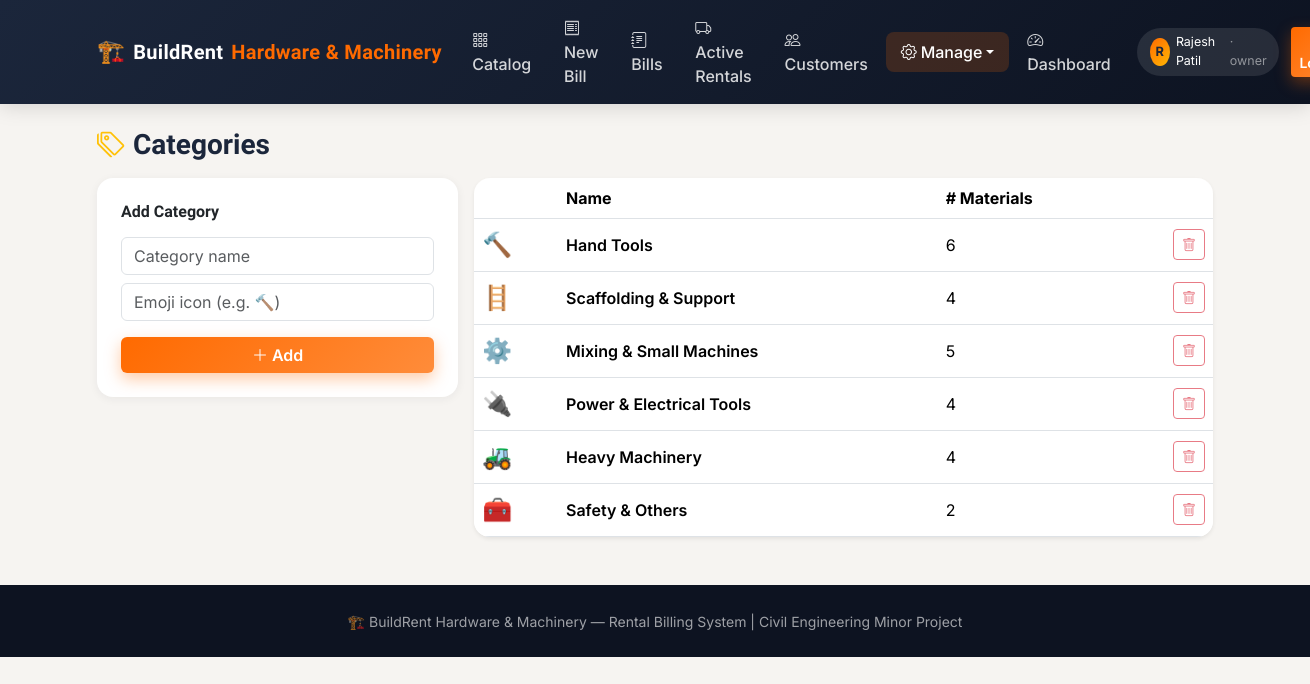
/categories (signed in), run on the app's committed database.
### models.py (models this page shows, shortened)
class ShopSettings(db.Model):
    id = db.Column(db.Integer, primary_key=True)
    shop_name = db.Column(db.String(150), default="BuildRent Hardware & Machinery")
    tagline = db.Column(db.String(200), default="Construction material & machine rentals")
    address = db.Column(db.String(255), default="MIDC, Chh. Sambhaji Nagar, Maharashtra")
    phone = db.Column(db.String(20), default="9876543210")
    gst_no = db.Column(db.String(30), default="")

class User(UserMixin, db.Model):
    id = db.Column(db.Integer, primary_key=True)
    name = db.Column(db.String(100), nullable=False)
    email = db.Column(db.String(120), unique=True, nullable=True)
    phone = db.Column(db.String(20), unique=True, nullable=True)
    address = db.Column(db.String(255))
    password_hash = db.Column(db.String(255), nullable=True)
    has_login = db.Column(db.Boolean, default=False)  # False for walk-in customers with no account yet
    role = db.Column(db.String(20), nullable=False, default=ROLE_CUSTOMER)
    is_active_account = db.Column(db.Boolean, default=True)
    created_at = db.Column(db.DateTime, default=db.func.now())
    bills_as_customer = db.relationship("Bill", foreign_keys="Bill.customer_id", backref="customer", lazy=True)
    bills_as_biller = db.relationship("Bill", foreign_keys="Bill.biller_id", backref="biller", lazy=True)
    @property
    def is_active(self):
        return self.is_active_account

class Category(db.Model):
    id = db.Column(db.Integer, primary_key=True)
    name = db.Column(db.String(80), unique=True, nullable=False)
    icon = db.Column(db.String(20), default="🧰")
    materials = db.relationship("Material", backref="category", lazy=True)

### app.py (the view, shortened to what this page needs)
@app.route("/categories", methods=["GET", "POST"])
@role_required(ROLE_OWNER)
def categories_page():
    categories = Category.query.all()
    return render_template("owner/categories.html", categories=categories)

### app.py (called while the page is built)
@login_manager.user_loader
def load_user(user_id):
    return db.session.get(User, int(user_id))

def role_required(*roles):
    def decorator(f):
        @wraps(f)
        def wrapped(*args, **kwargs):
            if not current_user.is_authenticated:
                return redirect(url_for("login"))
            if current_user.role not in roles:
                flash("You don't have access to that page.", "danger")
                return redirect(url_for("dashboard"))
            return f(*args, **kwargs)
        return wrapped
    return decorator

def get_shop():
    shop = ShopSettings.query.first()
    if not shop:
        shop = ShopSettings()
        db.session.add(shop)
        db.session.commit()
    return shop

@app.context_processor
def inject_shop():
    return {"shop": get_shop()}

### templates/owner/categories.html
{% extends "base.html" %}
{% block content %}
<h3 class="section-title mb-3"><i class="bi bi-tags text-warning me-2"></i>Categories</h3>
<div class="row g-3">
  <div class="col-md-4">
    <div class="card p-4">
      <h6 class="fw-bold mb-3">Add Category</h6>
      <form method="POST">
        <div class="mb-2">
          <input type="text" class="form-control" name="name" placeholder="Category name" required>
        </div>
        <div class="mb-3">
          <input type="text" class="form-control" name="icon" placeholder="Emoji icon (e.g. 🔨)" maxlength="4">
        </div>
        <button class="btn btn-brand w-100"><i class="bi bi-plus-lg me-1"></i>Add</button>
      </form>
    </div>
  </div>
  <div class="col-md-8">
    <div class="bg-white rounded-xl shadow-sm overflow-hidden">
    <table class="table mb-0 align-middle">
      <thead><tr><th></th><th>Name</th><th># Materials</th><th class="text-end"></th></tr></thead>
      <tbody>
        {% for c in categories %}
        <tr>
          <td class="fs-4">{{ c.icon }}</td>
          <td class="fw-semibold">{{ c.name }}</td>
          <td>{{ c.materials|length }}</td>
          <td class="text-end">
            <form method="POST" action="{{ url_for('delete_category', cat_id=c.id) }}" onsubmit="return confirm('Delete category?');">
              <button class="btn btn-sm btn-outline-danger" {% if c.materials %}disabled title="Has materials"{% endif %}><i class="bi bi-trash"></i></button>
            </form>
          </td>
        </tr>
        {% endfor %}
      </tbody>
    </table>
    </div>
  </div>
</div>
{% endblock %}

### templates/base.html (shortened to what this page needs)
<!DOCTYPE html>
<html lang="en">
<head>
<link href="https://cdn.jsdelivr.net/npm/bootstrap@5.3.3/dist/css/bootstrap.min.css" rel="stylesheet">
<link href="https://cdn.jsdelivr.net/npm/bootstrap-icons@1.11.3/font/bootstrap-icons.min.css" rel="stylesheet">
<link rel="stylesheet" href="{{ url_for('static', filename='css/style.css') }}">
</head>
<body>
<nav class="navbar navbar-expand-lg navbar-dark navbar-brand-app sticky-top">
  <div class="container">
    <a class="navbar-brand d-flex align-items-center gap-2" href="{{ url_for('index') }}">
      <span style="font-size:1.4rem;">🏗️</span> {{ shop.shop_name.split(' ')[0] }}<span class="accent">{{ ' '.join(shop.shop_name.split(' ')[1:]) or 'Rentals' }}</span>
    </a>
    <div class="collapse navbar-collapse" id="nav">
      <ul class="navbar-nav ms-auto align-items-lg-center gap-lg-1">
        <li class="nav-item"><a class="nav-link {% if request.endpoint=='catalog' %}active{% endif %}" href="{{ url_for('catalog') }}"><i class="bi bi-grid-3x3-gap me-1"></i>Catalog</a></li>
        {% if current_user.is_authenticated %}
          {% if current_user.role in ['owner','biller'] %}
            <li class="nav-item"><a class="nav-link {% if request.endpoint=='new_bill' %}active{% endif %}" href="{{ url_for('new_bill') }}"><i class="bi bi-receipt me-1"></i>New Bill</a></li>
            <li class="nav-item"><a class="nav-link {% if request.endpoint=='bills_list' %}active{% endif %}" href="{{ url_for('bills_list') }}"><i class="bi bi-journal-text me-1"></i>Bills</a></li>
            <li class="nav-item"><a class="nav-link {% if request.endpoint=='active_rentals' %}active{% endif %}" href="{{ url_for('active_rentals') }}"><i class="bi bi-truck me-1"></i>Active Rentals</a></li>
            <li class="nav-item"><a class="nav-link {% if request.endpoint=='customers_list' %}active{% endif %}" href="{{ url_for('customers_list') }}"><i class="bi bi-people me-1"></i>Customers</a></li>
          {% endif %}
          {% if current_user.role == 'owner' %}
            <li class="nav-item dropdown">
              <a class="nav-link dropdown-toggle {% if request.endpoint in ['inventory','categories_page','staff_page','settings_page'] %}active{% endif %}" href="#" data-bs-toggle="dropdown"><i class="bi bi-gear me-1"></i>Manage</a>
            </li>
          {% endif %}
          <li class="nav-item"><a class="nav-link {% if request.endpoint=='dashboard' or 'dashboard' in request.endpoint %}active{% endif %}" href="{{ url_for('dashboard') }}"><i class="bi bi-speedometer2 me-1"></i>Dashboard</a></li>
          <li class="nav-item ms-lg-2 my-2 my-lg-0">
            <span class="role-pill">
              <span class="avatar-circle">{{ current_user.name[0]|upper }}</span>
              {{ current_user.name }} <span class="text-white-50">· {{ current_user.role }}</span>
            </span>
          </li>
          <li class="nav-item ms-lg-2"><a class="btn btn-sm btn-brand" href="{{ url_for('logout') }}">Logout</a></li>
        {% else %}
          <li class="nav-item"><a class="nav-link" href="{{ url_for('login') }}">Staff / Customer Login</a></li>
          <li class="nav-item"><a class="btn btn-sm btn-brand ms-lg-2" href="{{ url_for('register') }}">Customer Sign Up</a></li>
        {% endif %}
      </ul>
    </div>
  </div>
</nav>
<div class="toast-container position-fixed top-0 end-0 p-3" style="z-index:1080;">
</div>
<main class="container my-4">
{% block content %}{% endblock %}
</main>
<footer class="footer-app text-center py-4 mt-5">
  <small>🏗️ {{ shop.shop_name }} &mdash; Rental Billing System | Civil Engineering Minor Project</small>
</footer>
</body>
</html>

### static/css/style.css (style rules this page uses)
:root { --primary:#ff6a00; --primary-dark:#e05a00; --secondary:#1b263b; --accent:#00b894; --bg:#f6f4f1; --card-bg:#ffffff; --text-dark:#1b263b; --text-muted:#6b7280; --radius:16px; --shadow-sm:0 2px 10px rgba(27,38,59,0.06); --shadow-md:0 8px 24px rgba(27,38,59,0.10); --shadow-lg:0 16px 40px rgba(27,38,59,0.16); }
* { box-sizing:border-box; }
body { background:var(--bg); font-family:'Inter', sans-serif; color:var(--text-dark); }
h1,h2,h3,h4,h5,h6, .navbar-brand, .fw-heading { font-family:'Sora', sans-serif; }
.navbar-brand-app { background:linear-gradient(135deg,#1b263b 0%, #0d1321 100%); box-shadow:0 2px 20px rgba(0,0,0,0.15); }
.navbar-brand-app .navbar-brand { font-weight:700; letter-spacing:.3px; color:#fff !important; }
.navbar-brand-app .navbar-brand .accent { color:var(--primary); }
.navbar-brand-app .nav-link { color:rgba(255,255,255,.82) !important; font-weight:500; padding:.5rem .9rem !important; border-radius:8px; transition:.15s; }
.navbar-brand-app .nav-link.active { color:#fff !important; background:rgba(255,106,0,.18); }
.role-pill { background:rgba(255,255,255,.1); color:#fff; border-radius:30px; padding:.35rem .8rem; font-size:.78rem; display:flex; align-items:center; gap:.4rem; }
.avatar-circle { width:28px; height:28px; border-radius:50%; background:linear-gradient(135deg,var(--primary),#ffb703); display:flex; align-items:center; justify-content:center; font-weight:700; font-size:.8rem; color:#1b263b; }
.btn-brand { background:linear-gradient(135deg,var(--primary) 0%, #ff8c3a 100%); border:none; color:#fff; font-weight:600; box-shadow:0 6px 16px rgba(255,106,0,.35); transition:.2s; }
.card { border:none; border-radius:var(--radius); box-shadow:var(--shadow-sm); transition:box-shadow .2s, transform .2s; }
.section-title { font-weight:800; }
.table thead { background:#f1eee9; }
.table > :not(caption) > * > * { vertical-align:middle; }
.footer-app { background:#0d1321; color:rgba(255,255,255,.6); }
.rounded-xl { border-radius:var(--radius) !important; }

### data on the page
ShopSettings: shop_name "BuildRent", shop_name "Hardware & Machinery", shop_name "BuildRent Hardware & Machinery"
User: name "R", name "Rajesh Patil", role "owner"
Category: icon "🔨", name "Hand Tools", materials|length "6"
Category: icon "🪜", name "Scaffolding & Support", materials|length "4"
Category: icon "⚙️", name "Mixing & Small Machines", materials|length "5"
Category: icon "🔌", name "Power & Electrical Tools", materials|length "4"
Category: icon "🚜", name "Heavy Machinery", materials|length "4"
Category: icon "🧰", name "Safety & Others", materials|length "2"
